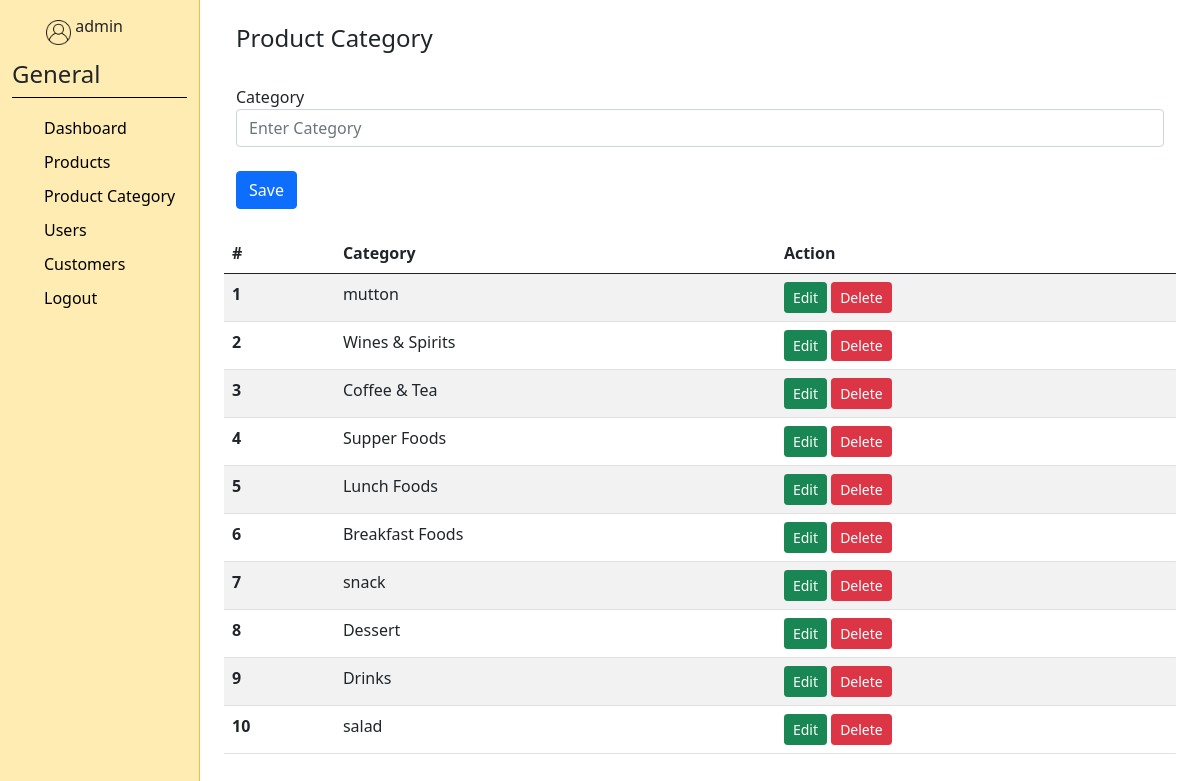
Screenshot of /admin/productcategory.php (signed in) with the database file from the repository.
### tables this page shows
CREATE TABLE `product_category` (
  `category_id` varchar(6) NOT NULL,
  `category_name` varchar(50) NOT NULL
);

### admin/productcategory.php (the view, shortened to what this page needs)
<?php
require_once "../assets/config.php";
$categoryname = '';
$update = false;
$statement = $db->prepare("SELECT * FROM product_category");
$statement->execute();
$category = $statement->fetchAll(PDO::FETCH_ASSOC);
?>
<?php include_once "../assets/base.php"; ?>
<body>
	<div class="container-fluid">
		<div class="row">
			<div class="col-2 sidebar-menu">
				<?php include_once "sidebar.php"; ?>
			</div>
			<div class="col-10 menu-preview">
            <div class="container">
                    <br>
                    <h4>Product Category</h4><br>
                    <div class="row justify-content-center">
						<form method="POST" action="">
							<div class="form-group">
                                <label>Category</label>
								<input type="text" name="categoryname" class="form-control" placeholder="Enter Category" value="<?php echo $categoryname ?>"/>
							</div><br>
							<div class="form-group">
                                <?php
                                    if($update==true):
                                ?>
                                <button class="btn btn-info" type="submit" name="update">Update</button>
                                <?php else: ?>
								<button class="btn btn-primary" type="submit" name="save">Save</button>
                                <?php endif; ?>
							</div>
						</form>
					</div><br>
						<div class="row justify-content-center">
							<table class="table table-striped">
								<thead>
									<tr>
										<th>#</th>
										<th>Category</th>
										<th>Action</th>
									</tr>
								</thead>
								<?php foreach ($category as $i=> $category): ?>
								<tr>
                                    <th scope="row"><?php echo $i + 1?></th>
									<td><?php echo $category['category_name'] ?></td>
									<td>
										<a href="productcategory.php?edit=<?php echo $category['category_id']; ?>" class="btn btn-success btn-sm">Edit</a>
										<a href="productcategory.php?delete=<?php echo $category['category_id']; ?>" class="btn btn-danger btn-sm">Delete</a>
									</td>
								</tr>
								<?php endforeach; ?>
							</table>
						</div>
					</div>
			</div>
		</div>
	</div>
</body>
</html>

### css/style.css (style rules this page uses)
a { text-decoration: none; }
body { scroll-behavior: smooth; }
.sidebar-menu { border-right: 1px solid #ffb74d; background-color: #ffecb3; height: 100vh; }
.menu-preview { height: 100vh; position: relative; overflow: auto; }

### rows the page displays
product_category: category_name "mutton"
product_category: category_name "Wines & Spirits"
product_category: category_name "Coffee & Tea"
product_category: category_name "Supper Foods"
product_category: category_name "Lunch Foods"
product_category: category_name "Breakfast Foods"
product_category: category_name "snack"
product_category: category_name "Dessert"
product_category: category_name "Drinks"
product_category: category_name "salad"

### other values shown
$_SESSION['user'] "admin"
